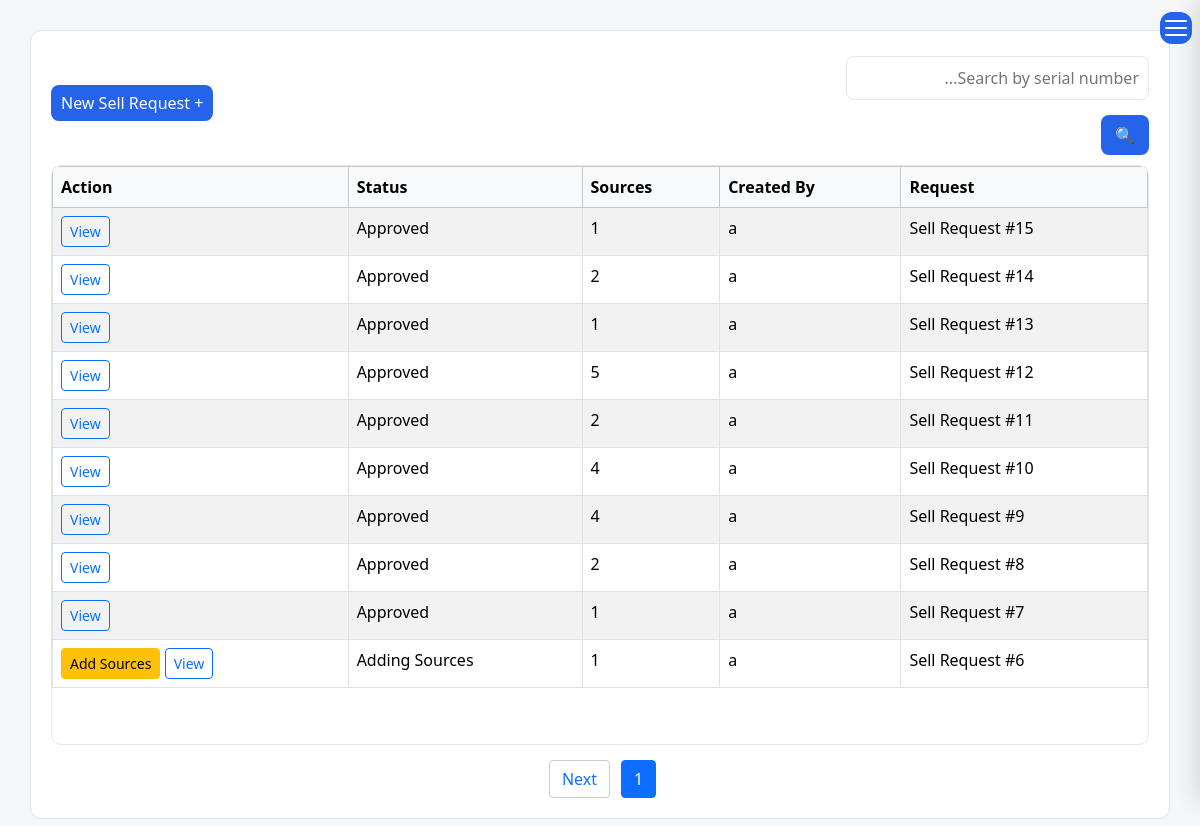
Page /sell_source/list/ (signed in) on the earlier database version.
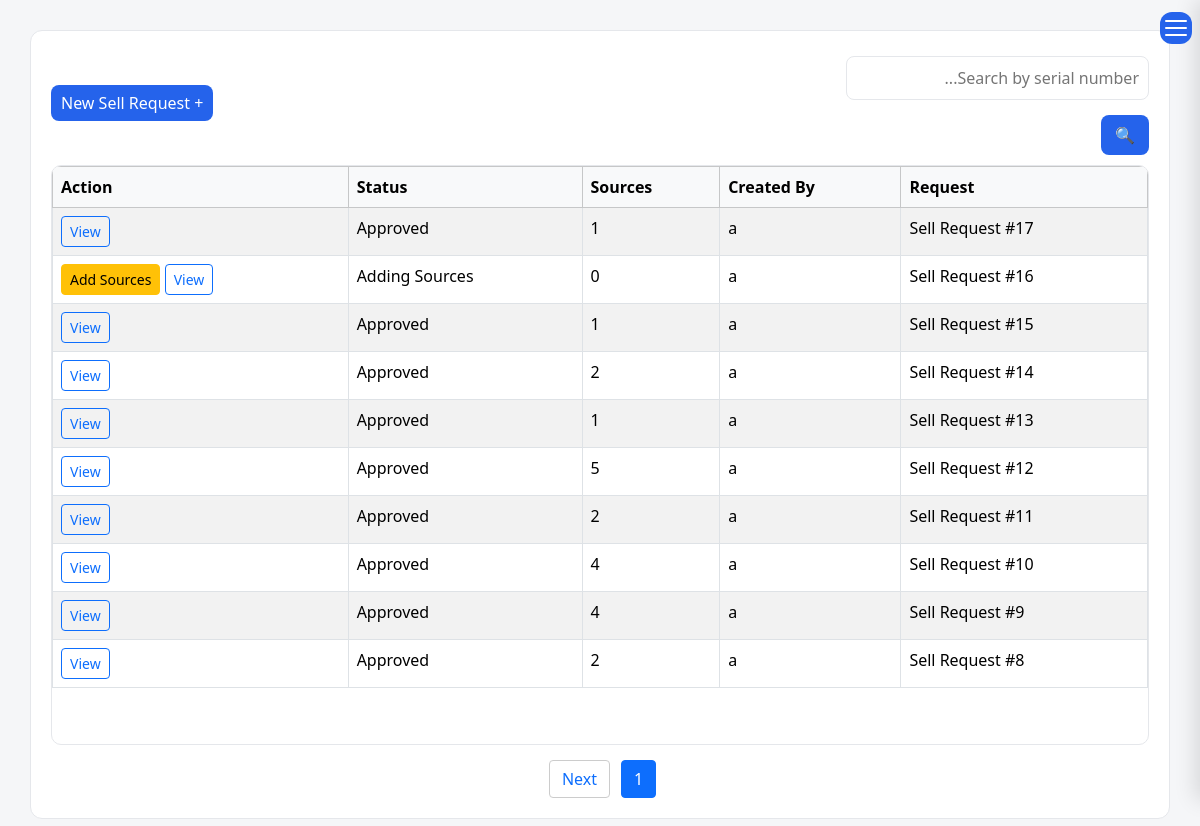
Same page on the later database version.
### sell_source/models.py (models this page shows)
class SellRequest(models.Model):
    request_form = models.ImageField(
        _("DSRS Sale Request Form (scanned)"),
        upload_to="sell_source/request_forms/",
        help_text=_("Scanned copy of the signed paper request, JPEG."),
    )
    filled_form = models.ImageField(
        _("Filled Form"),
        upload_to="sell_source/filled_forms/",
        blank=True,
        null=True,
    )
    status = models.CharField(
        _("Status"),
        max_length=20,
        choices=SellRequestStatus.choices,
        default=SellRequestStatus.DRAFT,
    )
    status_date = models.DateTimeField(_("Status Date"), null=True, blank=True)
    created_by = models.ForeignKey(
        settings.AUTH_USER_MODEL,
        verbose_name=_("Created By"),
        on_delete=models.PROTECT,
        related_name="sell_requests_created",
    )
    created_at = models.DateTimeField(_("Created At"), auto_now_add=True)
    updated_at = models.DateTimeField(_("Updated At"), auto_now=True)
    ceo_approved_by = models.ForeignKey(
        settings.AUTH_USER_MODEL,
        verbose_name=_("Approved By (CEO)"),
        null=True,
        blank=True,
        on_delete=models.SET_NULL,
        related_name="+",
    )
    ceo_approved_at = models.DateTimeField(_("Approved At"), null=True, blank=True)
    class Meta:
        ordering = ["-created_at"]
        verbose_name = _("Sell Source Request")
        verbose_name_plural = _("Sell Source Requests")
    def __str__(self):
        return _("Sell Request #%(id)s") % {"id": self.pk}

### sell_source/views.py (the view)
# urls.py: path("list/", views.sell_list, name="sell_list"),
def sell_list(request):
    search = request.GET.get("search", "")
    page_size = request.GET.get("page_size", "10")
    queryset = (
        SellRequest.objects
        .select_related("created_by", "ceo_approved_by")
        .prefetch_related("sources__nuclide")
        .order_by("-created_at")
    )
    if search:
        queryset = queryset.filter(sources__serial_number__icontains=search).distinct()
    paginator = Paginator(queryset, int(page_size))
    page_obj = paginator.get_page(request.GET.get("page"))
    return render(
        request,
        "sell_source/sell_list.html",
        {"page_obj": page_obj, "search": search, "page_size": int(page_size)},
    )

### templates/sell_source/sell_list.html (shortened to what this page needs)
{% extends 'base.html' %}
{% load i18n %}
{% block content %}
<div class="content">
<div class="table-header">
    <div class="header-group">
        <form method="get">
            <input type="text" name="search" placeholder="{% trans 'Search by serial number...' %}" value="{{ search }}">
            <button type="submit">🔍</button>
        </form>
    </div>
    <div class="header-group">
        <a href="{% url 'sell_create' %}" class="btn-blue">{% trans "+ New Sell Request" %}</a>
    </div>
</div>
<div class="table-scroll">
<table class="table table-bordered table-striped">
<thead class="table-light">
<tr>
    <th>{% trans "Request" %}</th>
    <th>{% trans "Created By" %}</th>
    <th>{% trans "Sources" %}</th>
    <th>{% trans "Status" %}</th>
    <th>{% trans "Action" %}</th>
</tr>
</thead>
<tbody>
{% for req in page_obj %}
<tr>
    <td>{{ req }}</td>
    <td>{{ req.created_by }}</td>
    <td>{{ req.sources.count }}</td>
    <td>{{ req.get_status_display }}</td>
    <td>
        <a href="{% url 'sell_detail' req.pk %}" class="btn btn-sm btn-outline-primary">{% trans "View" %}</a>
        {% if req.status == "SPECIFICATION" %}
        <a href="{% url 'sell_add_sources' req.pk %}" class="btn btn-sm btn-warning">{% trans "Add Sources" %}</a>
        {% elif req.status == "WAITING_CEO" %}
        <a href="{% url 'sell_sign' req.pk %}" class="btn btn-sm btn-success">{% trans "Sign" %}</a>
        {% endif %}
    </td>
</tr>
{% empty %}
<tr><td colspan="5" class="text-center">{% trans "No sell requests found." %}</td></tr>
{% endfor %}
</tbody>
</table>
</div>
<div class="pagination">
    <span class="current">{{ page_obj.number }}</span>
    {% if page_obj.has_next %}
        <a href="?page={{ page_obj.next_page_number }}">{% trans "Next" %}</a>
    {% endif %}
</div>
</div>
{% endblock %}

Differences in the rows shown:
no longer on this page (row unchanged): SellRequest: id "Sell Request #7", created_by "a", sources.count "1", status "Approved"
no longer on this page (row unchanged): SellRequest: id "Sell Request #6", created_by "a", sources.count "1", status "Adding Sources"
added SellRequest: id "Sell Request #17", created_by "a", sources.count "1", status "Approved"
added SellRequest: id "Sell Request #16", created_by "a", sources.count "0", status "Adding Sources"
